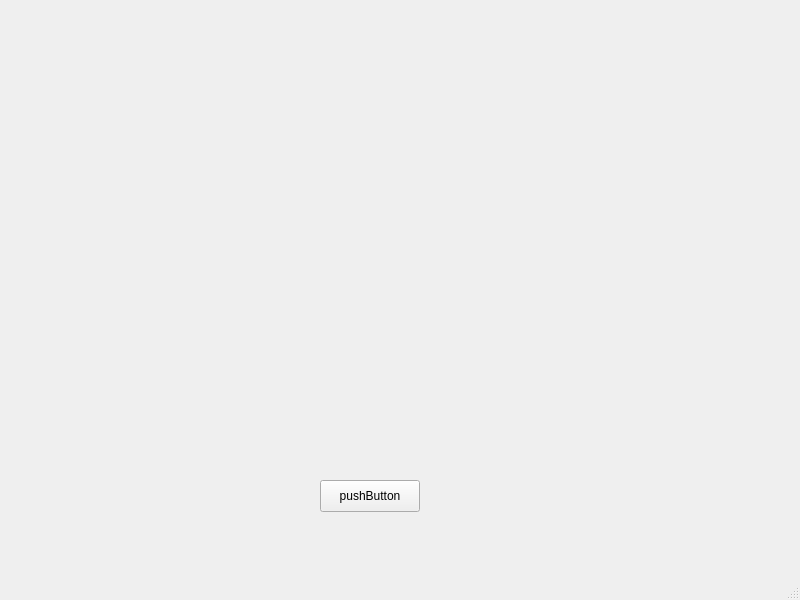
<?xml version="1.0" encoding="UTF-8"?>
<ui version="4.0">
 <class>MainWindow</class>
 <widget class="QMainWindow" name="MainWindow">
  <property name="geometry">
   <rect>
    <x>0</x>
    <y>0</y>
    <width>800</width>
    <height>600</height>
   </rect>
  </property>
  <property name="windowTitle">
   <string>MainWindow</string>
  </property>
  <widget class="QWidget" name="centralwidget">
   <widget class="QPushButton" name="pushButton">
    <property name="geometry">
     <rect>
      <x>320</x>
      <y>480</y>
      <width>100</width>
      <height>32</height>
     </rect>
    </property>
    <property name="text">
     <string>pushButton</string>
    </property>
   </widget>
  </widget>
  <widget class="QMenuBar" name="menubar">
   <property name="geometry">
    <rect>
     <x>0</x>
     <y>0</y>
     <width>800</width>
     <height>37</height>
    </rect>
   </property>
  </widget>
  <widget class="QStatusBar" name="statusbar"/>
 </widget>
 <resources/>
 <connections/>
</ui>
